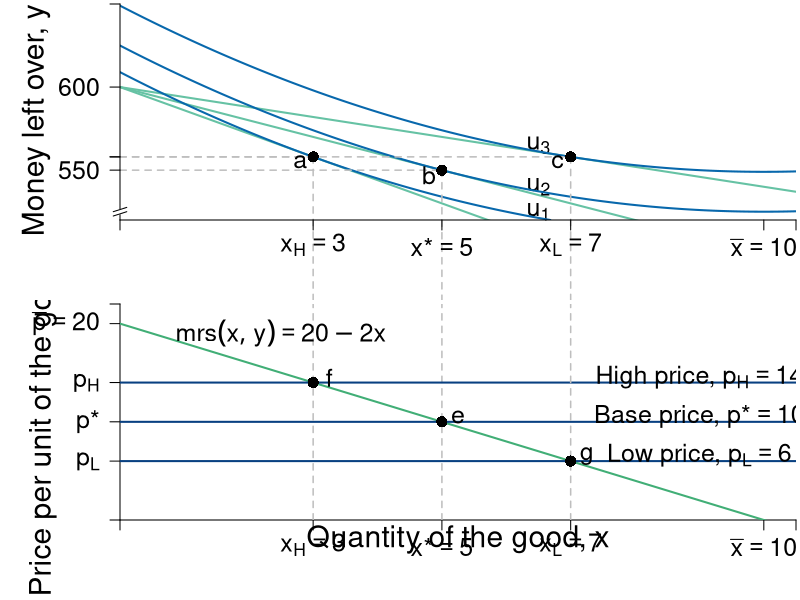

Source code (R):
require(shape)
require(plotrix)
require(ggplot2)
pdf(file = "indmarketdemand/mrs_price_qql_indiff.pdf", width = 9, height = 14)

#Set parameters for graphics
axislabelsize <- 1.8
labelsize <- 1.5
namesize <- 1.8
annotatesize <- 1.5
graphlinewidth <- 2
segmentlinewidth <- 1.5

COL <- c("#7fc97f", "#beaed4", "#fdc086", "#ffff99", "#386cb0", "#f0027f", "#bf5b17", "#666666")
COLA <- c("#e0f3db", "#99d8c9","#66c2a4","#41ae76", "#238b45", "#005824")
COLB <- c("#4eb3d3", "#2b8cbe", "#0868ac","#084081")

#Edited the margins to cater for the larger LHS labels
par(mar =  c(4, 6, 0.2, 0.2), mfrow = c(2,1))



# demandcd ----------------------------------------------------------------


#uA <- function(x, y, alpha = 0.5) {
  #x^(alpha)*y^(1 - alpha)
#}


uA <- function(x, y) {
  y + 20*x - x^2
}


bcA <- function(x, w = 20, p = 2) {
  w - p*x
}


xlims <- c(0, 10.5)
ylims <- c(520, 650)

npts <- 501 
x <- seq(xlims[1], xlims[2], length.out = npts)
y <- seq(ylims[1], ylims[2], length.out = npts) 
a <- c(uA(x = 3, y = 600 - 3*14), uA(x = 5, y = 600 - 5*10), uA(x = 7, y = 600 - 7*6))

plot(0, 0, xlim = xlims, ylim = ylims, type = "n",
     xlab = expression(paste("")),
     ylab = expression(paste("")), 
     xaxt = "n", 
     yaxt = "n", 
     cex.lab = axislabelsize, 
     bty = "n",
     xaxs = "i", 
     yaxs = "i")

#a <- c(uA(x = 3, y = 600 - 3*14), uA(x = 5, y = 600 - 5*10), uA(x = 7, y = 600 - 7*6))

ticksy <- c(0, 600 - 3*14, 600 - 5*10, 600 - 7*6, 600, ylims[2])
ylabels <- c(NA, 600 - 3*14, 600 - 5*10, 600 - 7*6, 600, NA)
ticksx <- c(0, 3, 5, 7, 10, xlims[2])
xlabels <- c(NA, expression(paste(x[H] == 3)), expression(paste(x,"*" == 5)), expression(paste(x[L] == 7)), expression(paste(bar(x) == 10)), NA)


npts <- 500 
xx1 <- seq(xlims[1], xlims[2], length.out = npts)

lines(xx1, bcA(xx1, w = 600, p = 6), col = COLA[3], lwd = graphlinewidth)
lines(xx1, bcA(xx1, w = 600, p = 10), col = COLA[3], lwd = graphlinewidth)
lines(xx1, bcA(xx1, w = 600, p = 14), col = COLA[3], lwd = graphlinewidth)
#lines(xx1, indiffA1(xx1, uA = 20, rmax = 2.5, xmax = 10), col = COLB[4], lwd = graphlinewidth)


#Label Axes
#mtext(expression(paste("Kilograms of coffee, ", x)), side=1, line = 2.5, cex = axislabelsize)

#text(0.5*xlims[2], -2, expression(paste("Kilograms of coffee, ", x)), xpd = TRUE, cex = axislabelsize) 
text(-1.3, 580, expression(paste("Money left over, ", y)), xpd = TRUE, cex = axislabelsize, srt = 90) 

#segments(0, 6, 6, 6, lty = 2, col = "gray" , lwd = segmentlinewidth, xpd = TRUE)
#segments(2, -10, 2, 6, lty = 2, col = "gray" , lwd = segmentlinewidth, xpd = TRUE)
#segments(4, -10, 4, 6, lty = 2, col = "gray" , lwd = segmentlinewidth, xpd = TRUE)
#segments(6, -10, 6, 6, lty = 2, col = "gray" , lwd = segmentlinewidth, xpd = TRUE)

#Label the budget curve functions for the HG, Aisha
#text(3.5, 0.5, expression(bc[1]), cex = annotatesize)
#text(7.2, 0.5, expression(bc[2]), cex = annotatesize)
#text(11.1, 0.5, expression(bc[3]), cex = annotatesize)




#Label the iso-welfare functions for the HG, Aisha
text(6.5, 525, expression(u[1]), cex = annotatesize)
text(6.5, 540, expression(u[2]), cex = annotatesize)
text(6.5, 565, expression(u[3]), cex = annotatesize)
#text(6.6, 8.3, expression(u[4]^A))

contour(x, y, 
        outer(x, y, uA),
        drawlabels = FALSE,
        col = COLB[3],
        lwd = graphlinewidth,
        levels = a, 
        xaxs = "i", 
        yaxs = "i", 
        add = TRUE)

#abline(h=6, col=COL[3], lwd=graphlinewidth)
segments(7, 558, 7, 0, lty = 2, col = "gray" , lwd = segmentlinewidth, xpd = TRUE)
segments(5, 550, 5, 0, lty = 2, col = "gray" , lwd = segmentlinewidth, xpd = TRUE)
segments(3, 558, 3, 0, lty = 2, col = "gray" , lwd = segmentlinewidth, xpd = TRUE)

segments(0, 558,3, 558, lty = 2, col = "gray" , lwd = segmentlinewidth, xpd = TRUE)
segments(0, 550,5, 550, lty = 2, col = "gray" , lwd = segmentlinewidth, xpd = TRUE)
segments(0, 558,7, 558, lty = 2, col = "gray" , lwd = segmentlinewidth, xpd = TRUE)

points(x = 3, y = 600 - 3*14, pch = 16, col = "black", cex = 1.5)
text(x = 3 - 0.2, y = 600 - 3*14 - 3, expression(a), cex = annotatesize)
points(x = 5, y = 600 - 5*10, pch = 16, col = "black", cex = 1.5)
text(x = 5 - 0.2, y = 600 - 5*10 - 3, expression(b), cex = annotatesize)
points(x = 7, y = 600 - 7*6, pch = 16, col = "black", cex = 1.5)
text(x = 7 - 0.2, y = 600 - 7*6 - 3, expression(c), cex = annotatesize)

#Arrows(8.5, 6, 6.5, 6, col = "black", lty = 1, lwd = 2, arr.type = "triangle", arr.lwd = 0.5)
#text(9.7, 6.3, expression(paste("Price-offer curve")), cex = annotatesize)

axis(1, at = ticksx, pos = ylims[1], labels = xlabels, cex.axis = labelsize)
axis(2, at = ticksy, pos = 0, labels = ylabels, las = 1, cex.axis = labelsize)

axis.break(axis = 2, breakpos = 525, pos = 0,
           bgcol = "white", breakcol = "black",
           style = "slash", brw = 0.02)



#------


mrsA <- function(x, rmax = 10, xmax = 20) {
  rmax - (rmax/xmax)*x
}

# uA <- function(x, y, rmax, rmax = 10, xmas = 20) {
#   y + rmax*x - (1/2)(rmax/xmax)*x^2
# }

xlims <- c(0, 10.5)
ylims <- c(0, 22)

npts <- 501 
x <- seq(xlims[1], xlims[2], length.out = npts)
y <- seq(ylims[1], ylims[2], length.out = npts) 

plot(0, 0, xlim = xlims, ylim = ylims, type = "n",
     xlab = expression(paste("")),
     ylab = expression(paste("")), 
     xaxt = "n", 
     yaxt = "n", 
     cex.lab = axislabelsize, 
     bty = "n",
     xaxs="i", 
     yaxs="i")

# ticksy <- seq(from = 0, to = ylims[2], by = 2)
# ylabels <- seq(from = 0, to = ylims[2], by = 2)
# ticksx <- seq(from = 0, to = xlims[2], by = 2)
# xlabels <- seq(from = 0, to = xlims[2], by = 2)
ticksy <- c(0, 6, 10, 14, 20, ylims[2])
ylabels <- c(NA, expression(paste(p[L])), expression(paste(p,"*")), expression(paste(p[H])), expression(paste(bar(p) == 20)), NA)
ticksx <- c(0, 3, 5, 7, 10, xlims[2])
xlabels <- c(NA, expression(paste(x[H] == 3)), expression(paste(x,"*" == 5)), expression(paste(x[L] == 7)), expression(paste(bar(x) == 10)), NA)

axis(1, at = ticksx, pos = 0, labels = xlabels, cex.axis = labelsize)
axis(2, at = ticksy, pos = 0, labels = ylabels, las = 1, cex.axis = labelsize)

npts <- 500 
xx1 <- seq(xlims[1], xlims[2], length.out = npts)

#xpoly <- c(0, 10, 0)
#ypoly <- c(5, 5, 10)
#polygon(x = xpoly, y = ypoly, col = COL[4], density=NULL, border = NA)

lines(xx1, mrsA(xx1, rmax = 20, xmax = 10), col = COLA[4], lwd = graphlinewidth)
#lines(xx1, brfB(xx1, alpha = 16, beta = 1/24), col = COLB[4], lwd = graphlinewidth)




#mtext(expression(paste("Quantity of the good, ", x)), side=1, line = 2.5, cex = axislabelsize)
text(0.5*xlims[2], -2, expression(paste("Quantity of the good, ", x)), xpd = TRUE, cex = axislabelsize) 
text(-1.2, 0.5*ylims[2], expression(paste("Price per unit of the good, ", p)), xpd = TRUE, cex = axislabelsize, srt = 90) 


segments(0, 10, xlims[2], 10, lty = 1, col = COLB[4] , lwd = graphlinewidth)
segments(5, 0, 5, 30, lty = 2, col = "gray" , lwd = segmentlinewidth)
text(9, 10.6, expression(paste("Base price, ", p,"*" == 10)), cex = labelsize)
points(5, 10, pch = 16, col = "black", cex = 1.5)
text(5.25, 10.5, expression(e), cex = annotatesize)

segments(0, 14, xlims[2], 14, lty = 1, col = COLB[4] , lwd = graphlinewidth)
segments(3, 0, 3, 30, lty = 2, col = "gray" , lwd = segmentlinewidth)
text(9, 14.6, expression(paste("High price, ", p[H] == 14)), cex = labelsize)
points(3, 14, pch = 16, col = "black", cex = 1.5)
text(3.25, 14.5, expression(f), cex = annotatesize)


segments(0, 6, xlims[2], 6, lty = 1, col = COLB[4] , lwd = graphlinewidth)
segments(7, 0, 7, 30, lty = 2, col = "gray" , lwd = segmentlinewidth)
text(9, 6.6, expression(paste("Low price, ", p[L] == 6)), cex = labelsize)
points(7, 6, pch = 16, col = "black", cex = 1.5)
text(7.25, 6.5, expression(g), cex = annotatesize)


#text(7.3, 2.5, expression("Curve"))
#Arrows(7.3, 3.5, 7.3, 6.1, col = "black", lty = 1, lwd = 2, arr.type = "triangle", arr.lwd = 0.5)

#Label the iso-welfare functions for the HG, Aisha
# text(3.8, 1.5, expression(u[1]^A))
# text(4.6, 1.5, expression(u[2]^A))
# text(5.5, 1.5, expression(u[3]^A))
#text(6.6, 8.3, expression(u[4]^A))


#Label the indifference curves for the HG, Betty
# text(7.6, 17, expression(u[1]^B))
# text(6.75, 17, expression(u[2]^B))
# text(6, 17, expression(u[3]^B))
#text(3.4, 6.9, expression(v[4]^B))

#Label mrs function
text(2.5, 19, expression(paste(mrs(x,y) == 20 - 2*x)), cex = labelsize)
#Arrows(10, 7.5, 10, 5, col = "black", lty = 1, lwd = 2, arr.type = "triangle", arr.lwd = 0.5)

#Label satiation
#text(20, 3.5, expression(paste(bar(x) == "Point")))
#text(20, 3, expression(paste("of Satiation")))
#Arrows(20, 2.5, 20, 0.5, col = "black", lty = 1, lwd = 2, arr.type = "triangle", arr.lwd = 0.5)

#Label highest willingness to pay
#text(5, 10, expression("Consumer Surplus"))
#text(5, 9, expression(paste(CS==frac(1, 2)*bgroup("(",bar(r) - p,")")*x)))
#Arrows(5, 8.5, 5, 6, col = "black", lty = 1, lwd = 2, arr.type = "triangle", arr.lwd = 0.5)

dev.off()
